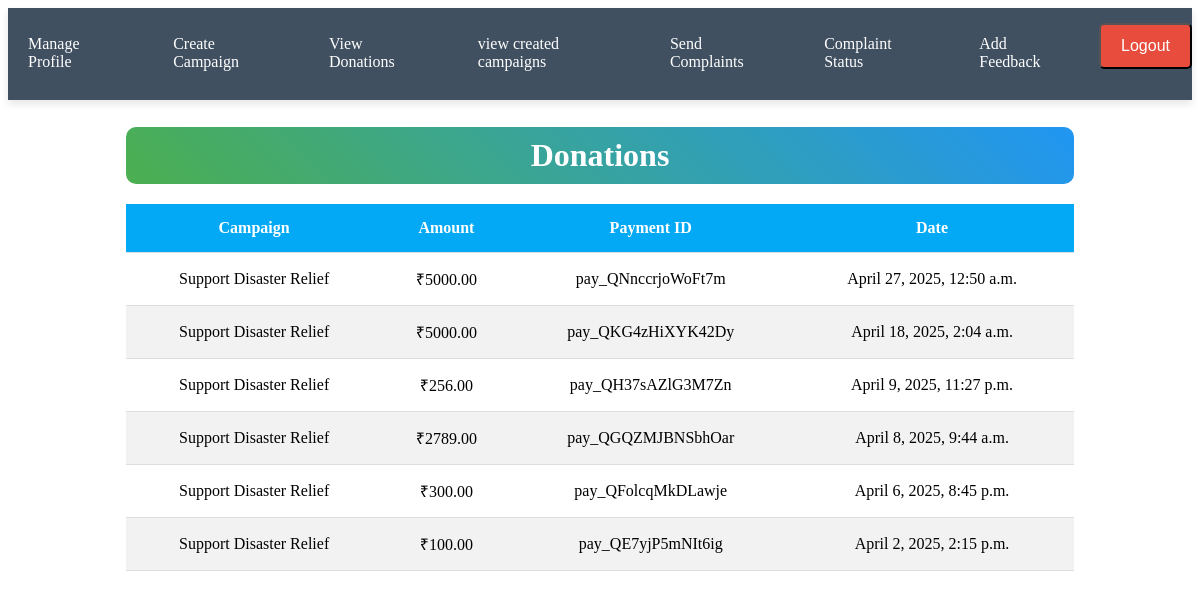
Page /home/organization_donations/ (signed in) on the earlier database version.
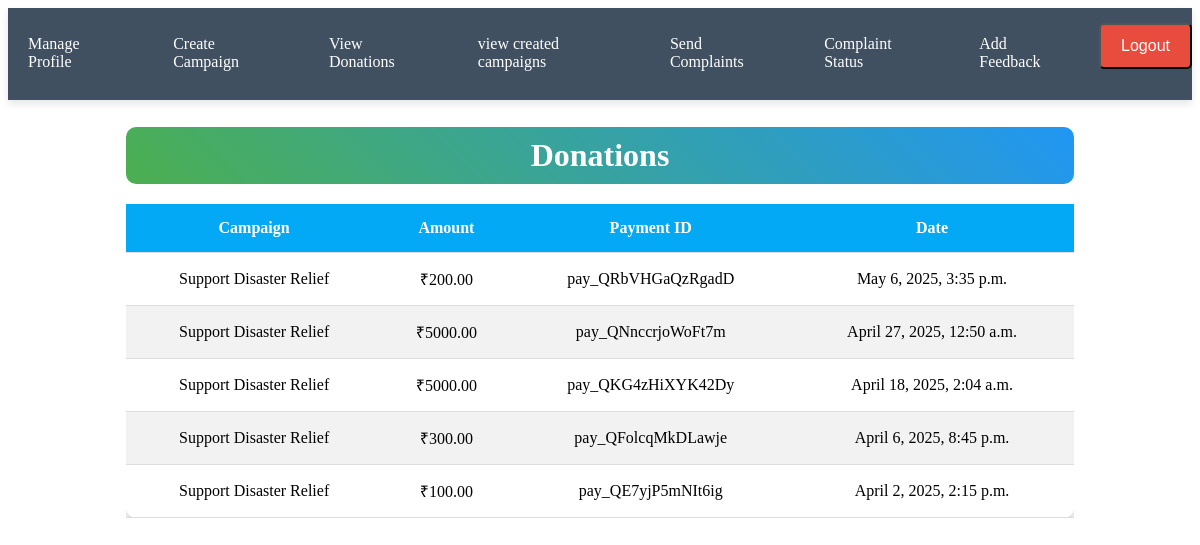
Same page on the later database version.
### home/models.py (models this page shows, shortened)
class Donation(models.Model):
    user = models.ForeignKey(User, on_delete=models.CASCADE)
    campaign = models.ForeignKey('Campaign', on_delete=models.CASCADE)
    amount = models.DecimalField(max_digits=10, decimal_places=2)
    payment_id = models.CharField(max_length=100, unique=True)
    date = models.DateTimeField(auto_now_add=True)

class Campaign(models.Model):
    organization = models.ForeignKey(
        "Organization", on_delete=models.CASCADE, related_name="campaigns"
    )
    title = models.CharField(max_length=255)
    description = models.TextField()
    goal_amount = models.DecimalField(max_digits=10, decimal_places=2)
    raised_amount = models.DecimalField(max_digits=10, decimal_places=2, default=0.00)
    end_date = models.DateField()
    image = models.ImageField(upload_to="campaign_images/", blank=True, null=True)
    created_by = models.ForeignKey(
        User, on_delete=models.CASCADE, related_name="campaigns", null=True, blank=True
    )
    created_at = models.DateTimeField(auto_now_add=True)
    verified = models.BooleanField(default=False)
    is_edit_pending = models.BooleanField(default=False)
    STATUS_CHOICES = [
        ("Ongoing", "Ongoing"),
        ("Completed", "Completed"),
    ]
    status = models.CharField(max_length=10, choices=STATUS_CHOICES, default="Ongoing")

### home/views.py (the view)
# urls.py: path('organization_donations/', views.organization_donations, name='organization_donations'),
@login_required
def organization_donations(request):
    organization = request.user.organization  # Assuming User is linked to Organization
    campaigns = Campaign.objects.filter(organization=organization)
    donations = Donation.objects.filter(campaign__in=campaigns).order_by('-date')
    context = {
        "donations": donations,
        "organization": organization
    }
    return render(request, "organization_donations.html", context)

### templates/organization_donations.html (shortened to what this page needs)
 <nav class="navbar">
    <div class="link-container">
        <a href="{% url 'org_profile' %}"> Manage Profile</a>
        <a href="{% url 'create_campaign' %}"> Create Campaign</a>
        <a href="{% url 'organization_donations' %}"> View Donations</a>
        <a href="{% url 'campaign_list' %}"> view created campaigns</a>
        <a href="{% url 'submit_org_complaint' %}"> Send Complaints</a>
        <a href="{% url 'org_complaint_list' %}"> Complaint Status</a>
        <a href="{% url 'organization_feedback' %}"> Add Feedback</a>
        <form action="{% url 'donorlogout' %}" method="post" style="display: inline;">
            <button type="submit" class="btn-logout">
                 Logout
            </button>
        </form>
    </div>
</nav>
<div class="container">
    <h2 class="title"> Donations</h2>
    <div class="table-container">
        <table class="donation-table">
            <thead>
                <tr>
                    <th>Campaign</th>
                    <th>Amount</th>
                    <th>Payment ID</th>
                    <th>Date</th>
                </tr>
            </thead>
            <tbody>
                {% for donation in donations %}
                <tr class="fade-in">
                    <td>{{ donation.campaign.title }}</td>
                    <td>₹{{ donation.amount }}</td>
                    <td>{{ donation.payment_id }}</td>
                    <td>{{ donation.date }}</td>
                </tr>
                {% empty %}
                <tr><td colspan="4">No donations found.</td></tr>
                {% endfor %}
            </tbody>
        </table>
    </div>
</div>

Differences in the rows shown:
removed Donation: campaign "Support Disaster Relief", amount "256.00", payment_id "pay_QH37sAZlG3M7Zn", date "April 9, 2025, 11:27 p.m."
removed Donation: campaign "Support Disaster Relief", amount "2789.00", payment_id "pay_QGQZMJBNSbhOar", date "April 8, 2025, 9:44 a.m."
added Donation: campaign "Support Disaster Relief", amount "200.00", payment_id "pay_QRbVHGaQzRgadD", date "May 6, 2025, 3:35 p.m."
